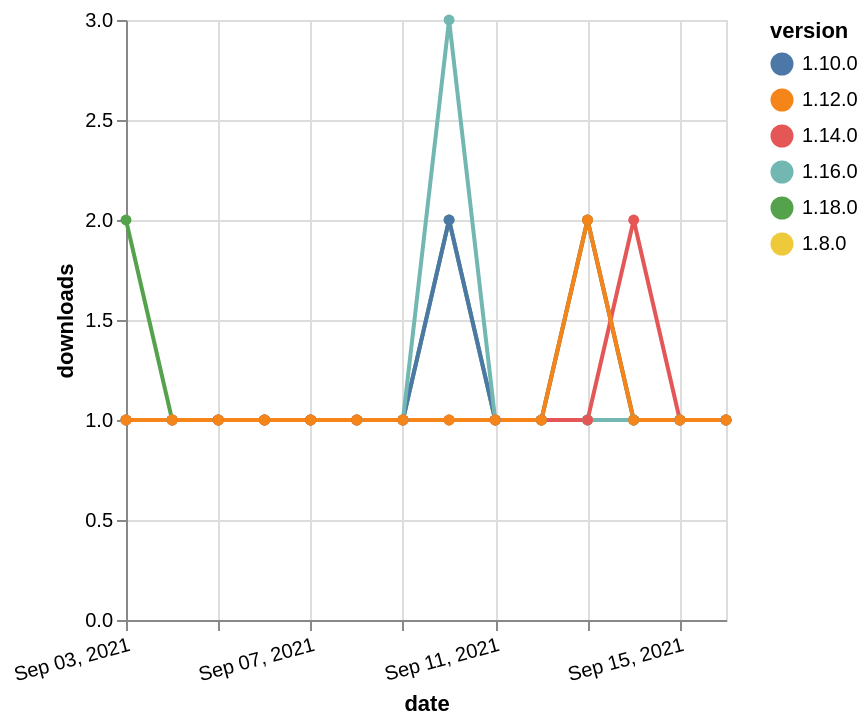

Describe this chart as a Vega-Lite specification.
### Vega-Lite specification from a JSON file in a GitHub repository (floating-point values rounded to 4 significant figures)
{"$schema": "https://vega.github.io/schema/vega-lite/v5.json", "description": "A simple bar chart with embedded data.", "data": {"values": [{"date": "2021-09-03", "total": 113, "delta": 2, "version": "1.18.0"}, {"date": "2021-09-04", "total": 114, "delta": 1, "version": "1.18.0"}, {"date": "2021-09-05", "total": 115, "delta": 1, "version": "1.18.0"}, {"date": "2021-09-06", "total": 116, "delta": 1, "version": "1.18.0"}, {"date": "2021-09-07", "total": 117, "delta": 1, "version": "1.18.0"}, {"date": "2021-09-08", "total": 118, "delta": 1, "version": "1.18.0"}, {"date": "2021-09-09", "total": 119, "delta": 1, "version": "1.18.0"}, {"date": "2021-09-10", "total": 121, "delta": 2, "version": "1.18.0"}, {"date": "2021-09-11", "total": 122, "delta": 1, "version": "1.18.0"}, {"date": "2021-09-12", "total": 123, "delta": 1, "version": "1.18.0"}, {"date": "2021-09-13", "total": 124, "delta": 1, "version": "1.18.0"}, {"date": "2021-09-14", "total": 125, "delta": 1, "version": "1.18.0"}, {"date": "2021-09-15", "total": 126, "delta": 1, "version": "1.18.0"}, {"date": "2021-09-16", "total": 127, "delta": 1, "version": "1.18.0"}, {"date": "2021-09-03", "total": 225, "delta": 1, "version": "1.8.0"}, {"date": "2021-09-04", "total": 226, "delta": 1, "version": "1.8.0"}, {"date": "2021-09-05", "total": 227, "delta": 1, "version": "1.8.0"}, {"date": "2021-09-06", "total": 228, "delta": 1, "version": "1.8.0"}, {"date": "2021-09-07", "total": 229, "delta": 1, "version": "1.8.0"}, {"date": "2021-09-08", "total": 230, "delta": 1, "version": "1.8.0"}, {"date": "2021-09-09", "total": 231, "delta": 1, "version": "1.8.0"}, {"date": "2021-09-10", "total": 232, "delta": 1, "version": "1.8.0"}, {"date": "2021-09-11", "total": 233, "delta": 1, "version": "1.8.0"}, {"date": "2021-09-12", "total": 234, "delta": 1, "version": "1.8.0"}, {"date": "2021-09-13", "total": 236, "delta": 2, "version": "1.8.0"}, {"date": "2021-09-14", "total": 237, "delta": 1, "version": "1.8.0"}, {"date": "2021-09-15", "total": 238, "delta": 1, "version": "1.8.0"}, {"date": "2021-09-16", "total": 239, "delta": 1, "version": "1.8.0"}, {"date": "2021-09-03", "total": 185, "delta": 1, "version": "1.10.0"}, {"date": "2021-09-04", "total": 186, "delta": 1, "version": "1.10.0"}, {"date": "2021-09-05", "total": 187, "delta": 1, "version": "1.10.0"}, {"date": "2021-09-06", "total": 188, "delta": 1, "version": "1.10.0"}, {"date": "2021-09-07", "total": 189, "delta": 1, "version": "1.10.0"}, {"date": "2021-09-08", "total": 190, "delta": 1, "version": "1.10.0"}, {"date": "2021-09-09", "total": 191, "delta": 1, "version": "1.10.0"}, {"date": "2021-09-10", "total": 193, "delta": 2, "version": "1.10.0"}, {"date": "2021-09-11", "total": 194, "delta": 1, "version": "1.10.0"}, {"date": "2021-09-12", "total": 195, "delta": 1, "version": "1.10.0"}, {"date": "2021-09-13", "total": 197, "delta": 2, "version": "1.10.0"}, {"date": "2021-09-14", "total": 198, "delta": 1, "version": "1.10.0"}, {"date": "2021-09-15", "total": 199, "delta": 1, "version": "1.10.0"}, {"date": "2021-09-16", "total": 200, "delta": 1, "version": "1.10.0"}, {"date": "2021-09-03", "total": 164, "delta": 1, "version": "1.16.0"}, {"date": "2021-09-04", "total": 165, "delta": 1, "version": "1.16.0"}, {"date": "2021-09-05", "total": 166, "delta": 1, "version": "1.16.0"}, {"date": "2021-09-06", "total": 167, "delta": 1, "version": "1.16.0"}, {"date": "2021-09-07", "total": 168, "delta": 1, "version": "1.16.0"}, {"date": "2021-09-08", "total": 169, "delta": 1, "version": "1.16.0"}, {"date": "2021-09-09", "total": 170, "delta": 1, "version": "1.16.0"}, {"date": "2021-09-10", "total": 173, "delta": 3, "version": "1.16.0"}, {"date": "2021-09-11", "total": 174, "delta": 1, "version": "1.16.0"}, {"date": "2021-09-12", "total": 175, "delta": 1, "version": "1.16.0"}, {"date": "2021-09-13", "total": 176, "delta": 1, "version": "1.16.0"}, {"date": "2021-09-14", "total": 177, "delta": 1, "version": "1.16.0"}, {"date": "2021-09-15", "total": 178, "delta": 1, "version": "1.16.0"}, {"date": "2021-09-16", "total": 179, "delta": 1, "version": "1.16.0"}, {"date": "2021-09-03", "total": 150, "delta": 1, "version": "1.14.0"}, {"date": "2021-09-04", "total": 151, "delta": 1, "version": "1.14.0"}, {"date": "2021-09-05", "total": 152, "delta": 1, "version": "1.14.0"}, {"date": "2021-09-06", "total": 153, "delta": 1, "version": "1.14.0"}, {"date": "2021-09-07", "total": 154, "delta": 1, "version": "1.14.0"}, {"date": "2021-09-08", "total": 155, "delta": 1, "version": "1.14.0"}, {"date": "2021-09-09", "total": 156, "delta": 1, "version": "1.14.0"}, {"date": "2021-09-10", "total": 157, "delta": 1, "version": "1.14.0"}, {"date": "2021-09-11", "total": 158, "delta": 1, "version": "1.14.0"}, {"date": "2021-09-12", "total": 159, "delta": 1, "version": "1.14.0"}, {"date": "2021-09-13", "total": 160, "delta": 1, "version": "1.14.0"}, {"date": "2021-09-14", "total": 162, "delta": 2, "version": "1.14.0"}, {"date": "2021-09-15", "total": 163, "delta": 1, "version": "1.14.0"}, {"date": "2021-09-16", "total": 164, "delta": 1, "version": "1.14.0"}, {"date": "2021-09-03", "total": 185, "delta": 1, "version": "1.12.0"}, {"date": "2021-09-04", "total": 186, "delta": 1, "version": "1.12.0"}, {"date": "2021-09-05", "total": 187, "delta": 1, "version": "1.12.0"}, {"date": "2021-09-06", "total": 188, "delta": 1, "version": "1.12.0"}, {"date": "2021-09-07", "total": 189, "delta": 1, "version": "1.12.0"}, {"date": "2021-09-08", "total": 190, "delta": 1, "version": "1.12.0"}, {"date": "2021-09-09", "total": 191, "delta": 1, "version": "1.12.0"}, {"date": "2021-09-10", "total": 192, "delta": 1, "version": "1.12.0"}, {"date": "2021-09-11", "total": 193, "delta": 1, "version": "1.12.0"}, {"date": "2021-09-12", "total": 194, "delta": 1, "version": "1.12.0"}, {"date": "2021-09-13", "total": 196, "delta": 2, "version": "1.12.0"}, {"date": "2021-09-14", "total": 197, "delta": 1, "version": "1.12.0"}, {"date": "2021-09-15", "total": 198, "delta": 1, "version": "1.12.0"}, {"date": "2021-09-16", "total": 199, "delta": 1, "version": "1.12.0"}]}, "width": "container", "mark": {"type": "line", "point": {"filled": true}}, "encoding": {"x": {"field": "date", "type": "temporal", "timeUnit": "yearmonthdate", "title": "date", "axis": {"labelAngle": -15}}, "y": {"field": "delta", "type": "quantitative", "title": "downloads"}, "color": {"field": "version", "type": "nominal"}, "tooltip": {"field": "delta"}}}
